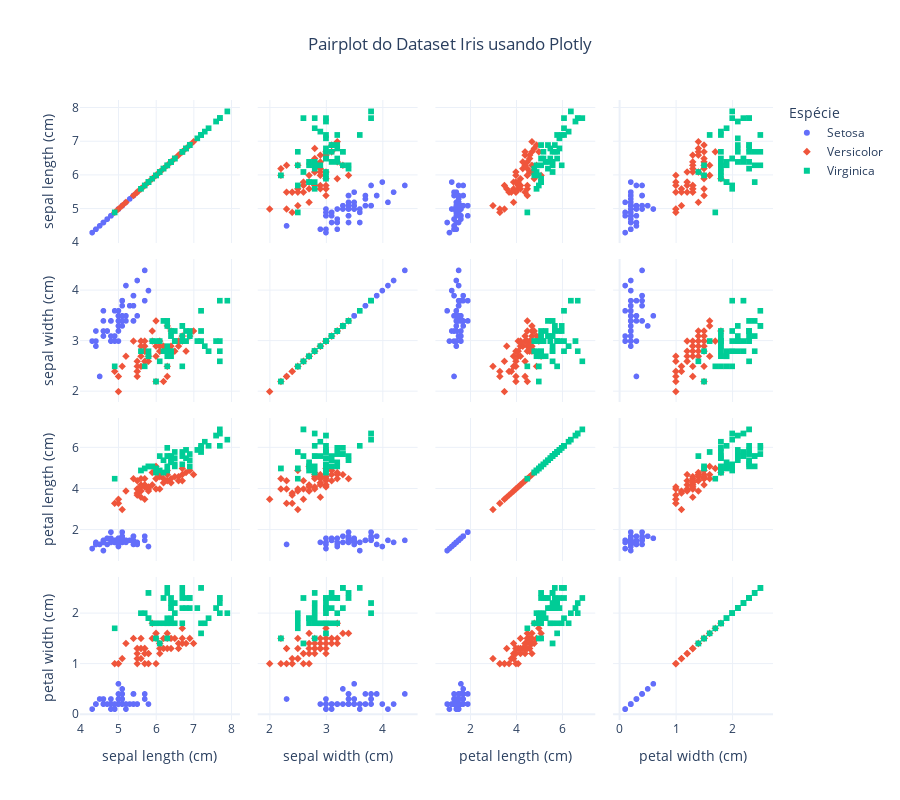

Notebook cell for this chart:
### Code cell
# Criar o scatter matrix (pairplot)
from turtle import width


fig = px.scatter_matrix(
    df_iris, 
    dimensions=iris.feature_names,  # Define as variáveis para comparação
    color="species",  # Colorir por espécie
    symbol="species",  # Diferentes marcadores por espécie
    title="Pairplot do Dataset Iris usando Plotly"
)

fig.update_layout(
    title_x=0.5,  # Centraliza o título
    height=800,
    template="plotly_white",
    font=dict(size=12),
    legend_title_text="Espécie"
)

fig.show()

### Figure 1 — Plotly figure (JSON) as saved in the notebook; plotly's stock layout.template omitted (floating-point values rounded to 4 significant figures)
{"data": [{"dimensions": [{"axis": {"matches": true}, "label": "sepal length (cm)", "values": [5.1, 4.9, 4.7, 4.6, 5.0, 5.4, 4.6, 5.0, 4.4, 4.9, 5.4, 4.8, 4.8, 4.3, 5.8, 5.7, 5.4, 5.1, 5.7, 5.1, 5.4, 5.1, 4.6, 5.1, 4.8, 5.0, 5.0, 5.2, 5.2, 4.7, 4.8, 5.4, 5.2, 5.5, 4.9, 5.0, 5.5, 4.9, 4.4, 5.1, 5.0, 4.5, 4.4, 5.0, 5.1, 4.8, 5.1, 4.6, 5.3, 5.0]}, {"axis": {"matches": true}, "label": "sepal width (cm)", "values": [3.5, 3.0, 3.2, 3.1, 3.6, 3.9, 3.4, 3.4, 2.9, 3.1, 3.7, 3.4, 3.0, 3.0, 4.0, 4.4, 3.9, 3.5, 3.8, 3.8, 3.4, 3.7, 3.6, 3.3, 3.4, 3.0, 3.4, 3.5, 3.4, 3.2, 3.1, 3.4, 4.1, 4.2, 3.1, 3.2, 3.5, 3.6, 3.0, 3.4, 3.5, 2.3, 3.2, 3.5, 3.8, 3.0, 3.8, 3.2, 3.7, 3.3]}, {"axis": {"matches": true}, "label": "petal length (cm)", "values": [1.4, 1.4, 1.3, 1.5, 1.4, 1.7, 1.4, 1.5, 1.4, 1.5, 1.5, 1.6, 1.4, 1.1, 1.2, 1.5, 1.3, 1.4, 1.7, 1.5, 1.7, 1.5, 1.0, 1.7, 1.9, 1.6, 1.6, 1.5, 1.4, 1.6, 1.6, 1.5, 1.5, 1.4, 1.5, 1.2, 1.3, 1.4, 1.3, 1.5, 1.3, 1.3, 1.3, 1.6, 1.9, 1.4, 1.6, 1.4, 1.5, 1.4]}, {"axis": {"matches": true}, "label": "petal width (cm)", "values": [0.2, 0.2, 0.2, 0.2, 0.2, 0.4, 0.3, 0.2, 0.2, 0.1, 0.2, 0.2, 0.1, 0.1, 0.2, 0.4, 0.4, 0.3, 0.3, 0.3, 0.2, 0.4, 0.2, 0.5, 0.2, 0.2, 0.4, 0.2, 0.2, 0.2, 0.2, 0.4, 0.1, 0.2, 0.2, 0.2, 0.2, 0.1, 0.2, 0.2, 0.3, 0.3, 0.2, 0.6, 0.4, 0.3, 0.2, 0.2, 0.2, 0.2]}], "hovertemplate": "species=Setosa<br>%{xaxis.title.text}=%{x}<br>%{yaxis.title.text}=%{y}<extra></extra>", "legendgroup": "Setosa", "marker": {"color": "#636efa", "symbol": "circle"}, "name": "Setosa", "showlegend": true, "type": "splom"}, {"dimensions": [{"axis": {"matches": true}, "label": "sepal length (cm)", "values": [7.0, 6.4, 6.9, 5.5, 6.5, 5.7, 6.3, 4.9, 6.6, 5.2, 5.0, 5.9, 6.0, 6.1, 5.6, 6.7, 5.6, 5.8, 6.2, 5.6, 5.9, 6.1, 6.3, 6.1, 6.4, 6.6, 6.8, 6.7, 6.0, 5.7, 5.5, 5.5, 5.8, 6.0, 5.4, 6.0, 6.7, 6.3, 5.6, 5.5, 5.5, 6.1, 5.8, 5.0, 5.6, 5.7, 5.7, 6.2, 5.1, 5.7]}, {"axis": {"matches": true}, "label": "sepal width (cm)", "values": [3.2, 3.2, 3.1, 2.3, 2.8, 2.8, 3.3, 2.4, 2.9, 2.7, 2.0, 3.0, 2.2, 2.9, 2.9, 3.1, 3.0, 2.7, 2.2, 2.5, 3.2, 2.8, 2.5, 2.8, 2.9, 3.0, 2.8, 3.0, 2.9, 2.6, 2.4, 2.4, 2.7, 2.7, 3.0, 3.4, 3.1, 2.3, 3.0, 2.5, 2.6, 3.0, 2.6, 2.3, 2.7, 3.0, 2.9, 2.9, 2.5, 2.8]}, {"axis": {"matches": true}, "label": "petal length (cm)", "values": [4.7, 4.5, 4.9, 4.0, 4.6, 4.5, 4.7, 3.3, 4.6, 3.9, 3.5, 4.2, 4.0, 4.7, 3.6, 4.4, 4.5, 4.1, 4.5, 3.9, 4.8, 4.0, 4.9, 4.7, 4.3, 4.4, 4.8, 5.0, 4.5, 3.5, 3.8, 3.7, 3.9, 5.1, 4.5, 4.5, 4.7, 4.4, 4.1, 4.0, 4.4, 4.6, 4.0, 3.3, 4.2, 4.2, 4.2, 4.3, 3.0, 4.1]}, {"axis": {"matches": true}, "label": "petal width (cm)", "values": [1.4, 1.5, 1.5, 1.3, 1.5, 1.3, 1.6, 1.0, 1.3, 1.4, 1.0, 1.5, 1.0, 1.4, 1.3, 1.4, 1.5, 1.0, 1.5, 1.1, 1.8, 1.3, 1.5, 1.2, 1.3, 1.4, 1.4, 1.7, 1.5, 1.0, 1.1, 1.0, 1.2, 1.6, 1.5, 1.6, 1.5, 1.3, 1.3, 1.3, 1.2, 1.4, 1.2, 1.0, 1.3, 1.2, 1.3, 1.3, 1.1, 1.3]}], "hovertemplate": "species=Versicolor<br>%{xaxis.title.text}=%{x}<br>%{yaxis.title.text}=%{y}<extra></extra>", "legendgroup": "Versicolor", "marker": {"color": "#EF553B", "symbol": "diamond"}, "name": "Versicolor", "showlegend": true, "type": "splom"}, {"dimensions": [{"axis": {"matches": true}, "label": "sepal length (cm)", "values": [6.3, 5.8, 7.1, 6.3, 6.5, 7.6, 4.9, 7.3, 6.7, 7.2, 6.5, 6.4, 6.8, 5.7, 5.8, 6.4, 6.5, 7.7, 7.7, 6.0, 6.9, 5.6, 7.7, 6.3, 6.7, 7.2, 6.2, 6.1, 6.4, 7.2, 7.4, 7.9, 6.4, 6.3, 6.1, 7.7, 6.3, 6.4, 6.0, 6.9, 6.7, 6.9, 5.8, 6.8, 6.7, 6.7, 6.3, 6.5, 6.2, 5.9]}, {"axis": {"matches": true}, "label": "sepal width (cm)", "values": [3.3, 2.7, 3.0, 2.9, 3.0, 3.0, 2.5, 2.9, 2.5, 3.6, 3.2, 2.7, 3.0, 2.5, 2.8, 3.2, 3.0, 3.8, 2.6, 2.2, 3.2, 2.8, 2.8, 2.7, 3.3, 3.2, 2.8, 3.0, 2.8, 3.0, 2.8, 3.8, 2.8, 2.8, 2.6, 3.0, 3.4, 3.1, 3.0, 3.1, 3.1, 3.1, 2.7, 3.2, 3.3, 3.0, 2.5, 3.0, 3.4, 3.0]}, {"axis": {"matches": true}, "label": "petal length (cm)", "values": [6.0, 5.1, 5.9, 5.6, 5.8, 6.6, 4.5, 6.3, 5.8, 6.1, 5.1, 5.3, 5.5, 5.0, 5.1, 5.3, 5.5, 6.7, 6.9, 5.0, 5.7, 4.9, 6.7, 4.9, 5.7, 6.0, 4.8, 4.9, 5.6, 5.8, 6.1, 6.4, 5.6, 5.1, 5.6, 6.1, 5.6, 5.5, 4.8, 5.4, 5.6, 5.1, 5.1, 5.9, 5.7, 5.2, 5.0, 5.2, 5.4, 5.1]}, {"axis": {"matches": true}, "label": "petal width (cm)", "values": [2.5, 1.9, 2.1, 1.8, 2.2, 2.1, 1.7, 1.8, 1.8, 2.5, 2.0, 1.9, 2.1, 2.0, 2.4, 2.3, 1.8, 2.2, 2.3, 1.5, 2.3, 2.0, 2.0, 1.8, 2.1, 1.8, 1.8, 1.8, 2.1, 1.6, 1.9, 2.0, 2.2, 1.5, 1.4, 2.3, 2.4, 1.8, 1.8, 2.1, 2.4, 2.3, 1.9, 2.3, 2.5, 2.3, 1.9, 2.0, 2.3, 1.8]}], "hovertemplate": "species=Virginica<br>%{xaxis.title.text}=%{x}<br>%{yaxis.title.text}=%{y}<extra></extra>", "legendgroup": "Virginica", "marker": {"color": "#00cc96", "symbol": "square"}, "name": "Virginica", "showlegend": true, "type": "splom"}], "layout": {"dragmode": "select", "font": {"size": 12}, "height": 800, "legend": {"title": {"text": "Espécie"}, "tracegroupgap": 0}, "title": {"text": "Pairplot do Dataset Iris usando Plotly", "x": 0.5}}}
